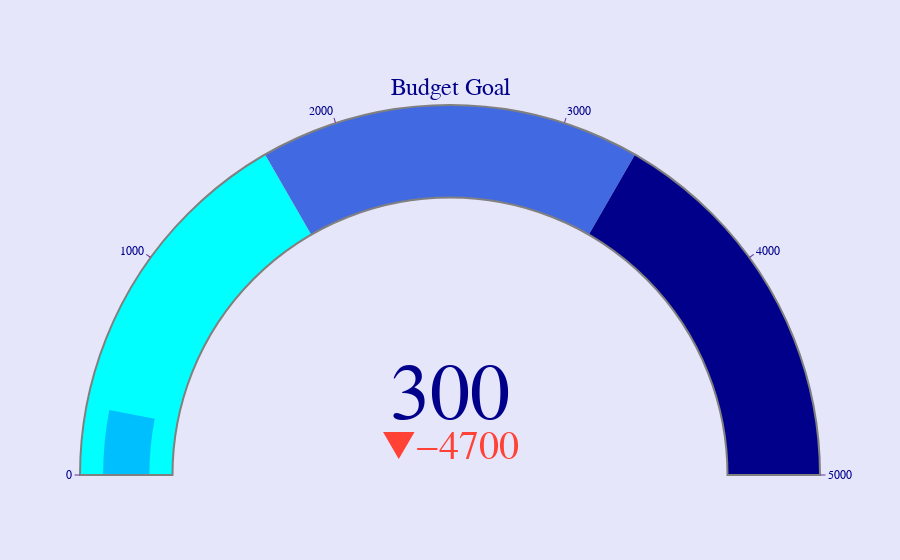

This figure's notebook cell:
### Code cell
# add money into savings
fr1.add_amount(300)

### Figure 1 — Plotly figure (JSON) as saved in the notebook; plotly's stock layout.template omitted (floating-point values rounded to 4 significant figures)
{"data": [{"delta": {"increasing": {"color": "RebeccaPurple"}, "reference": 5000}, "domain": {"x": [0, 1], "y": [0, 1]}, "gauge": {"axis": {"range": [null, 5000], "tickcolor": "RebeccaPurple", "tickwidth": 1}, "bar": {"color": "deepskyblue"}, "bgcolor": "white", "bordercolor": "gray", "borderwidth": 2, "steps": [{"color": "cyan", "range": [0, 1667.0]}, {"color": "royalblue", "range": [1667.0, 3333.0]}, {"color": "darkblue", "range": [3333.0, 5000]}]}, "mode": "gauge+number+delta", "title": {"font": {"size": 24}, "text": "Budget Goal"}, "type": "indicator", "value": 300}], "layout": {"autosize": true, "font": {"color": "darkblue", "family": "Arial"}, "paper_bgcolor": "lavender"}}
